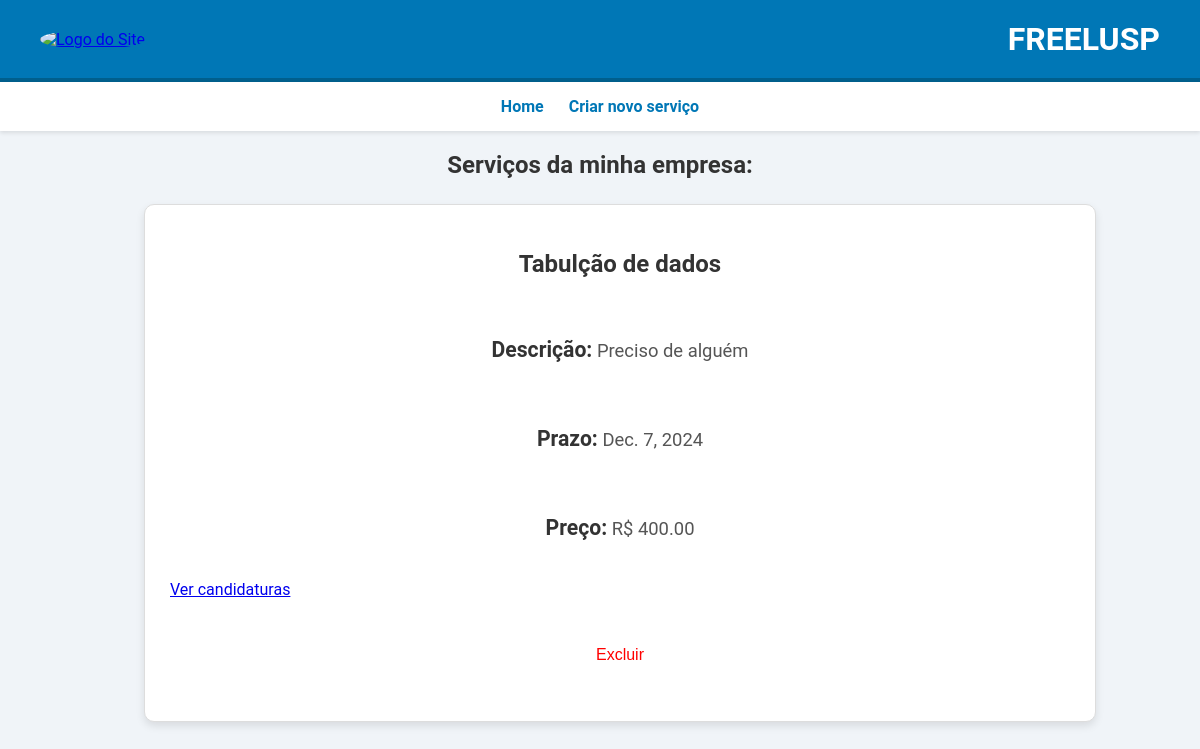
Page /servicos-da-empresa/ (signed in) on the committed database.
### meu_app/models.py (models this page shows, shortened)
class Servico(models.Model):
    titulo = models.CharField(max_length=100)
    descricao = models.TextField()
    prazo = models.DateField()
    preco = models.DecimalField(max_digits=10, decimal_places=2)
    empresa = models.ForeignKey(Empresa, on_delete=models.CASCADE, related_name='servicos')

### meu_app/views.py (the view)
# urls.py: path('servicos-da-empresa/', views.listar_servicos, name='servicosDaEmpresa'),
def listar_servicos(request):
    if not request.user.is_company:
        return redirect('home')
    empresa = request.user.empresa
    servicos = Servico.objects.filter(empresa=empresa)
    return render(request, 'meu_app/servicosDaEmpresa.html', {'servicos': servicos})

### meu_app/templates/meu_app/servicosDaEmpresa.html (shortened to what this page needs)
{% extends 'base.html' %}
{% block content %}
<nav>
    <ul>
        <li><a href="{% url 'servicosDaEmpresa' %}">Home</a></li>
        <li><a href="{% url 'criar_servico' %}">Criar novo serviço</a></li>
    </ul>
</nav>
<h2>Serviços da minha empresa:
</h2>
<ul>
    {% for servico in servicos %}
    <li class="candidato-bloco">
        <h2>{{ servico.titulo }}</h2>
        <p><strong>Descrição:</strong> {{ servico.descricao }}</p>
        <p><strong>Prazo:</strong> {{ servico.prazo }}</p>
        <p><strong>Preço:</strong> R$ {{ servico.preco }}</p>
        <a href="{% url 'visualizar_candidaturas' servico.id %}">Ver candidaturas</a>
        <form action="{% url 'excluir_servico' servico.id %}" method="post" style="display:inline;" onsubmit="return confirm('Tem certeza que deseja excluir este serviço?');">
            <button type="submit" style="background:none; border:none; color:red; cursor:pointer;">Excluir</button>
        </form>
    </li>
    {% empty %}
    <p>Nenhum serviço disponível no momento.</p>
    {% endfor %}
</ul>
{% endblock content %}

### meu_app/static/css/styles.css (style rules this page uses)
body { font-family: 'Roboto', Arial, sans-serif; margin: 0; padding: 0; background-color: #f0f4f8; color: #333; }
nav { display: flex; justify-content: center; background-color: #fff; padding: 15px 0; box-shadow: 0 2px 4px rgba(0, 0, 0, 0.1); }
nav ul { list-style: none; display: flex; gap: 25px; padding: 0; margin: 0; }
nav ul li a { text-decoration: none; color: #0077b6; font-weight: 600; transition: color 0.3s ease, transform 0.3s ease; }
h1, h2, h3, p { text-align: center; margin: 20px 0; }
p { font-size: 1.15em; max-width: 900px; margin: 20px auto; line-height: 1.6; color: #555; }
button { display: block; margin: 20px auto; padding: 12px 35px; background-color: #0077b6; color: #fff; font-size: 1.1em; border: none; border-radius: 8px; cursor: pointer; transition: background-color 0.3s ease, transform 0.3s ease; }
.candidato-bloco, .servicos-container { border: 1px solid #ddd; padding: 25px; margin: 25px auto; background-color: #fff; border-radius: 10px; box-shadow: 0 4px 8px rgba(0, 0, 0, 0.1); max-width: 900px; display: flex; flex-direction: column; gap: 15px; }
.candidato-bloco strong, .servicos-container strong { font-weight: 600; font-size: 1.15em; color: #333; }
.candidato-bloco button, .servicos-container button { align-self: center; background-color: #0077b6; color: #fff; padding: 12px 25px; font-size: 1em; border-radius: 8px; cursor: pointer; transition: background-color 0.3s ease; }

### rows in the picture
Servico: titulo "Tabulção de dados", descricao "Preciso de alguém", prazo "Dec. 7, 2024", preco "400.00"
